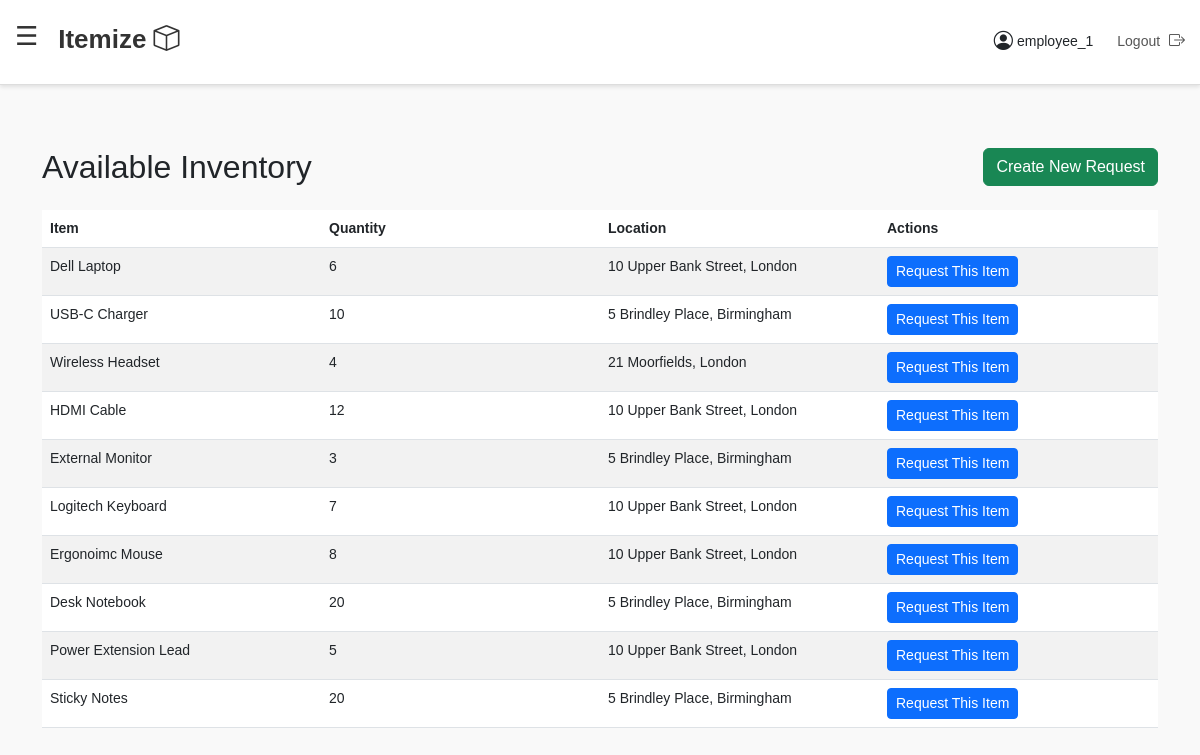
Page /available-inventory/ (signed in) on the committed database.
### inventory/models.py (models this page shows, shortened)
class InventoryItem(models.Model):
    name = models.CharField(max_length=100)
    category = models.CharField(max_length=100)
    quantity = models.PositiveIntegerField(default=0)
    location = models.CharField(max_length=100)
    description = models.TextField(blank=True)
    added = models.DateTimeField(auto_now_add=True)
    class Meta:
        verbose_name = 'Inventory Item'
        verbose_name_plural = 'Inventory Items'
        db_table = 'inventory_item'

### inventory/views.py (the view)
# urls.py: path('available-inventory/', views.available_inventory, name='available_inventory'),
@login_required
def available_inventory(request):
    items = InventoryItem.objects.filter(quantity__gt=0)
    return render(request, 'available_inventory.html', {'items': items})

### templates/available_inventory.html (shortened to what this page needs)
{% extends "base.html" %}
{% block content %}
<div class="container mt-5">
    <div class="toolbar d-flex justify-content-between align-items-center mb-4">
        <h2 class="m-0">Available Inventory</h2>
        <a href="{% url 'create_request' %}" class="btn btn-success">Create New Request</a>
    </div>
    {% if items.count == 0 %}
        <p>No inventory items available at the moment.</p>
    {% else %}
        <div class="table-responsive">
            <table class="table table-striped">
                <thead>
                    <tr>
                        <th>Item</th>
                        <th>Quantity</th>
                        <th>Location</th>
                        <th>Actions</th>
                    </tr>
                </thead>
                <tbody>
                    {% for item in items %}
                    <tr>
                        <td>{{ item.name }}</td>
                        <td>{{ item.quantity }}</td>
                        <td>{{ item.location }}</td>
                        <td>
                            <a href="{% url 'create_request' %}?item_id={{ item.id }}" class="btn btn-primary btn-sm">
                                Request This Item
                            </a>
                        </td>
                    </tr>
                    {% endfor %}
                </tbody>
            </table>
        </div>
    {% endif %}
</div>
{% endblock %}

### templates/base.html (shortened to what this page needs)
<!DOCTYPE html>
<html lang="en">
<head>
    <link href="https://cdn.jsdelivr.net/npm/bootstrap@5.3.0/dist/css/bootstrap.min.css" rel="stylesheet">
    <link href="https://cdnjs.cloudflare.com/ajax/libs/font-awesome/6.4.0/css/all.min.css" rel="stylesheet">
    <link href="https://cdn.jsdelivr.net/npm/bootstrap-icons/font/bootstrap-icons.css" rel="stylesheet">
</head>
<body>
<nav class="navbar d-flex align-items-center justify-content-between">
    <div>
        <span id="hamburgerIcon" class="hamburger-icon">☰</span>
        <a href="{% url 'dashboard' %}" class="navbar-brand ms-3">
            Itemize <i class="bi bi-box"></i>
        </a>
    </div>
    <div class="d-flex align-items-center">
        <span class="profile-section d-flex align-items-center me-4">
            <i class="bi bi-person-circle me-1" style="font-size: 1.2rem;"></i>
            {{ request.user.username }}
        </span>
        <a href="{% url 'logout' %}" class="logout">
            Logout <i class="bi bi-box-arrow-right"></i>
        </a>
    </div>
</nav>
<div class="main-content">
    {% block content %}
    {% endblock %}
</div>
</body>
</html>

### templates/base.html (style rules this page uses)
table { table-layout: fixed; width: 100%; }
th, td { text-align: left; vertical-align: top; }
body { margin: 0; font-size: 14px; font-family: Arial, sans-serif; background-color: #f9f9f9; }
.navbar { background-color: #ffffff; box-shadow: 0 2px 4px rgba(0, 0, 0, 0.1); border-bottom: 1px solid #ddd; padding: 20px 15px; position: fixed; top: 0; left: 0; width: 100%; z-index: 1000; }
.navbar .navbar-brand { font-size: 26px; font-weight: bold; color: #333; text-decoration: none; }
.profile-section, .logout { font-size: 14px; }
.logout i { margin-left: 5px; font-size: 16px; }
.hamburger-icon { font-size: 26px; cursor: pointer; position: relative; top: -7.5px; color: #333; }
.main-content { margin-top: 80px; padding: 20px; }
.logout { font-size: 14px; text-decoration: none; color: #555; margin-top: -1.9px; }
.profile-section { margin-top: 0px; }
.hamburger-icon { font-size: 26px; cursor: pointer; position: relative; top: -7.5px; vertical-align: middle; user-select: none; color: #333; }

### rows in the picture
InventoryItem: name "Dell Laptop", quantity "6", location "10 Upper Bank Street, London"
InventoryItem: name "USB-C Charger", quantity "10", location "5 Brindley Place, Birmingham"
InventoryItem: name "Wireless Headset", quantity "4", location "21 Moorfields, London"
InventoryItem: name "HDMI Cable", quantity "12", location "10 Upper Bank Street, London"
InventoryItem: name "External Monitor", quantity "3", location "5 Brindley Place, Birmingham"
InventoryItem: name "Logitech Keyboard", quantity "7", location "10 Upper Bank Street, London"
InventoryItem: name "Ergonoimc Mouse", quantity "8", location "10 Upper Bank Street, London"
InventoryItem: name "Desk Notebook", quantity "20", location "5 Brindley Place, Birmingham"
InventoryItem: name "Power Extension Lead", quantity "5", location "10 Upper Bank Street, London"
InventoryItem: name "Sticky Notes", quantity "20", location "5 Brindley Place, Birmingham"

### other values in the picture
{{ request.user.username }} "employee_1"
